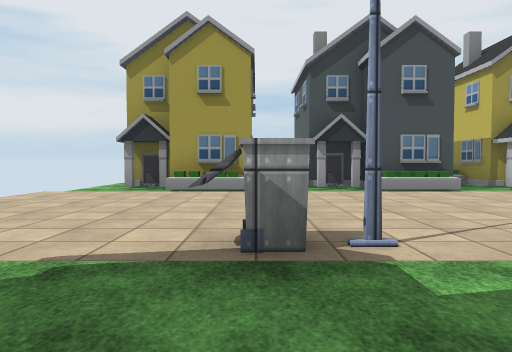
[1] (above)

22 first-person views from a walk through a Unity game level. The camera is 1.2 m above the floor, tilts 2° down and sees 70° across. The floor is counted in squares, 2 m on a side. Each view is taken from the middle of a square. On the plan, view 1 faces up. The plan holds only what a view shows up to about 10 squares ahead; the rest is blank. The place goes on beyond the plan. The player character is not drawn. Some surface patterns are stand-ins.

[2]
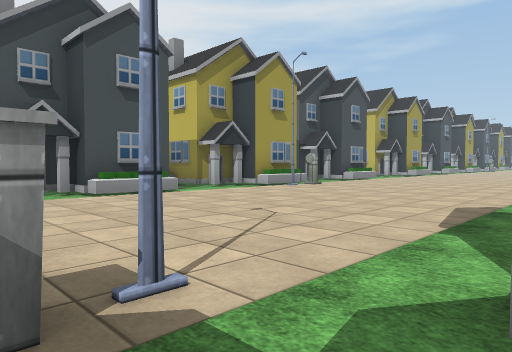

[3]
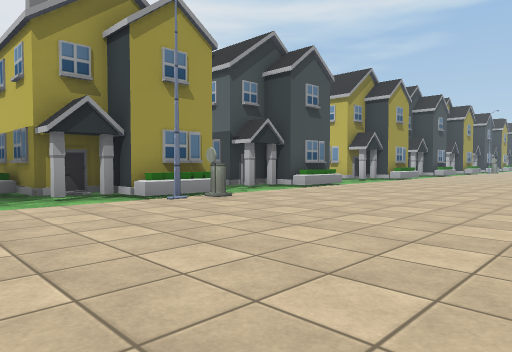

[4]
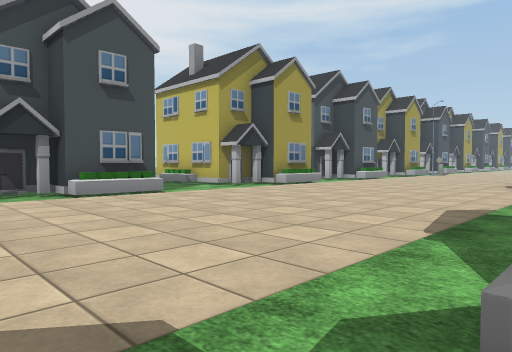

[5]
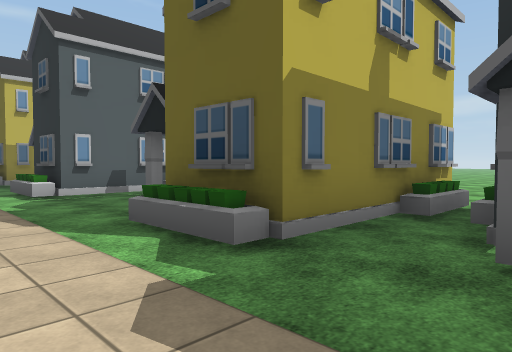

[6]
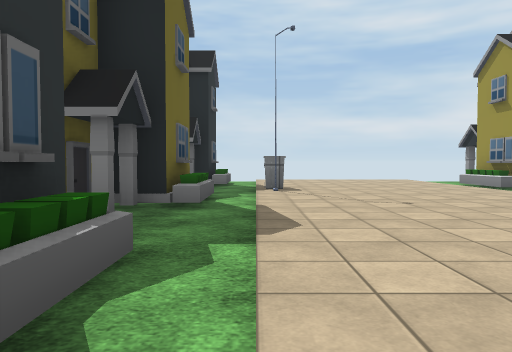

[7]
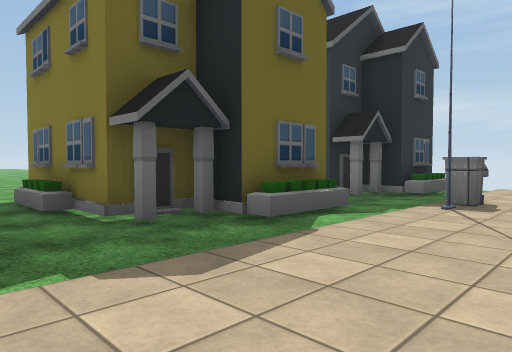

[8]
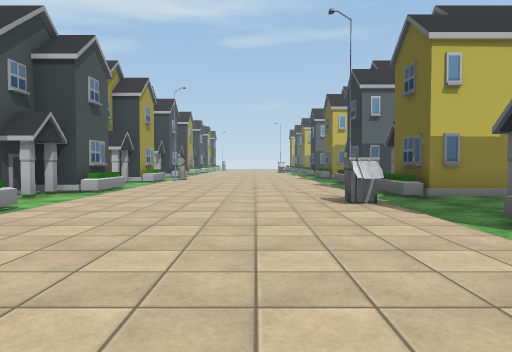

[9]
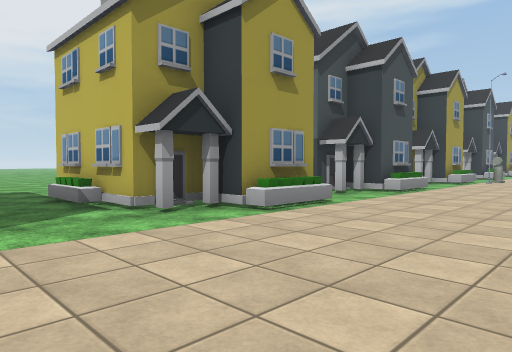

[10]
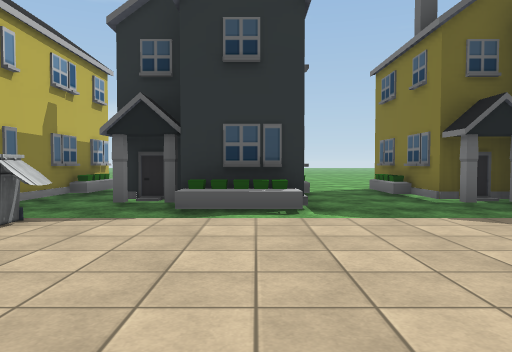

[11]
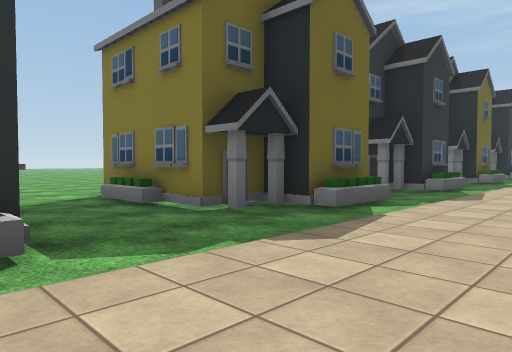

[12]
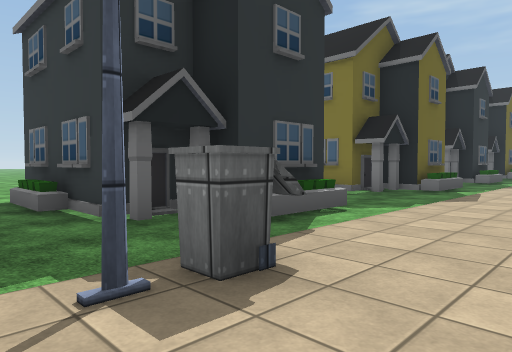

[13]
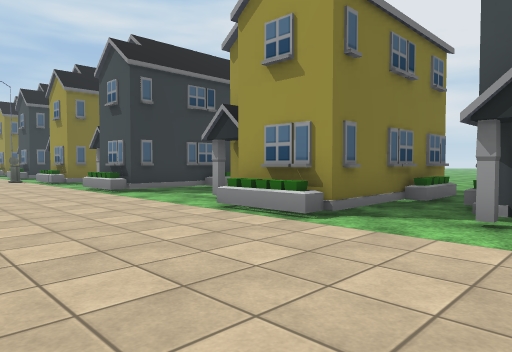

[14]
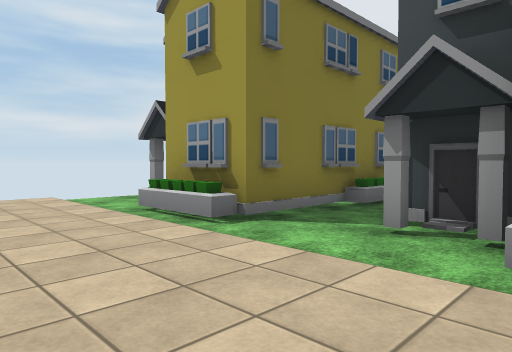

[15]
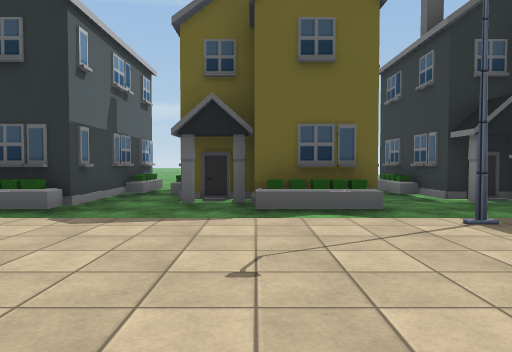

[16]
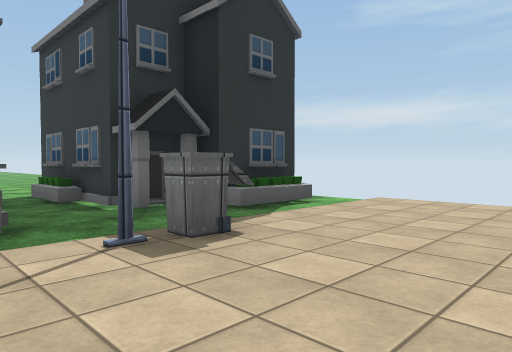

[17]
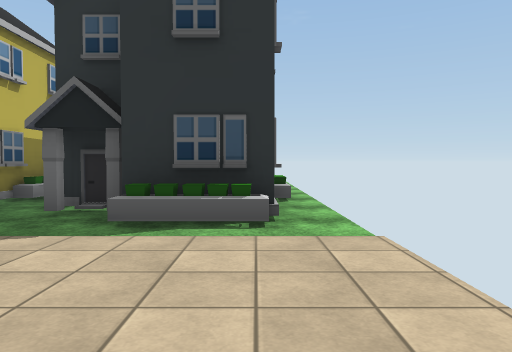

[18]
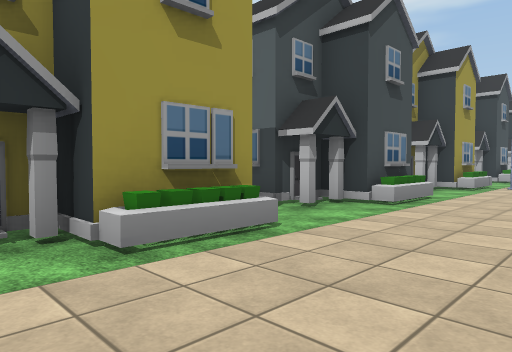

[19]
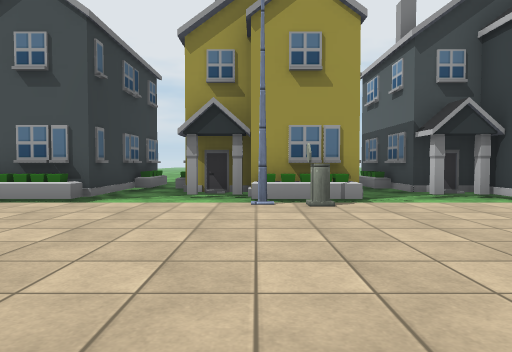

[20]
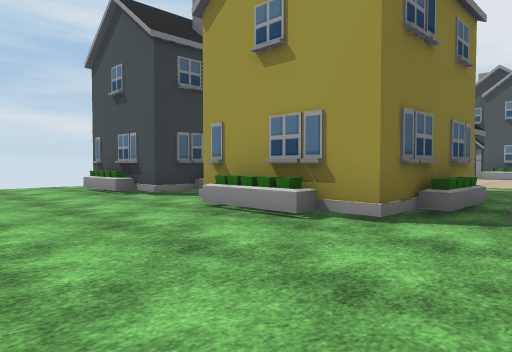

[21]
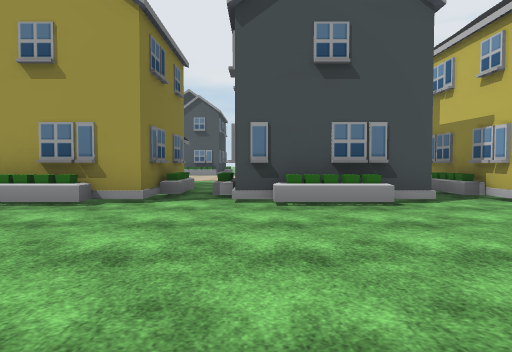

[22]
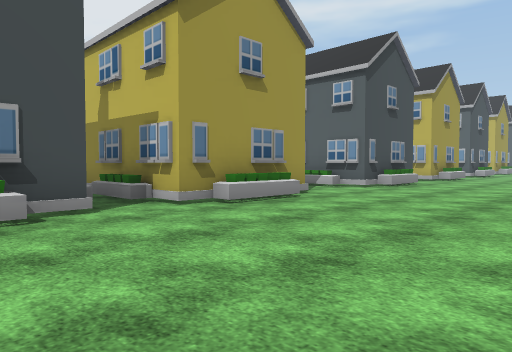

### Floor plan
Key: @ floor where view 1 was taken; # wall or solid block; . floor; / step, stairs or slope; H house; S streetlight; O other object.
Columns run from 4 left of view 1 to 24 right of it. Each row starts with its distance up from view 1.
 15                    ..
 14                    ..
 13                    .
 12     H   #.#   #   ..  #.   H
 11     H   #.#  H#   .H  #.   H
 10     H/  #.#  H#  #.H  #.   H
  9 .####.###.## .####..###.##
  8 ...HH..HH..#H../H#...#H..#H/
  7 ...........SO................
  6 .............................
  5 ............................
  4 ............................
  3 ....O..................S....
  2 .....S.................O....
  1 .HH...HH..HH..HH....HH..HH.
  0 . #H@. #H.##H.###... #H.# H
 -1 .   H. ##.#  .# ##.. ##.#
 -2 .   HH  #.#  H#  #.H  #.#
 -3 .###H.###.###.####..###.#
 -4 ..HH..HH...H...HH...HH..
 -5 .......................
 -6   .....................
 -7        .............
 -8          .......
 -9           .

Positions as (right, up) in squares from view 1, and headings:
1: (0, 0), facing up
2: (0, 1), facing up-right
3: (4, 2), facing up-right
4: (9, 1), facing up-right
5: (8, 3), facing down-right
6: (8, 2), facing left
7: (6, 4), facing down-left
8: (13, 4), facing right
9: (13, 4), facing up-right
10: (16, 6), facing down
11: (16, 4), facing down-left
12: (20, 4), facing down-left
13: (21, 4), facing up-left
14: (3, 5), facing up-left
15: (3, 6), facing down
16: (2, 5), facing down-left
17: (-3, 5), facing down
18: (-3, 5), facing up-right
19: (7, 2), facing up
20: (6, -7), facing up-left
21: (6, -9), facing up
22: (7, -8), facing up-right
